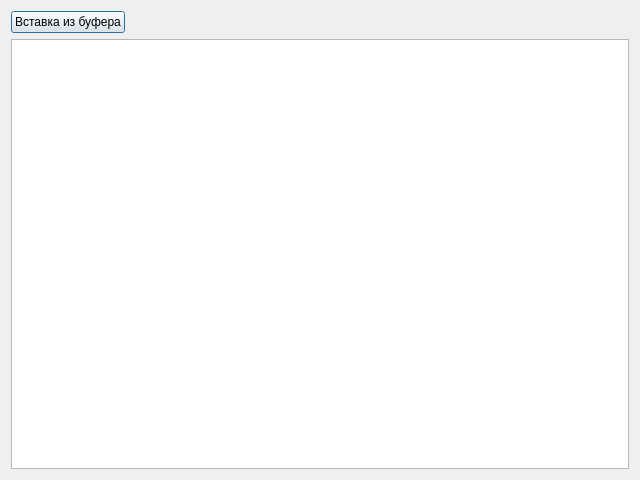
<?xml version="1.0" encoding="UTF-8"?>
<ui version="4.0">
 <class>StockBalance</class>
 <widget class="QDialog" name="StockBalance">
  <property name="geometry">
   <rect>
    <x>0</x>
    <y>0</y>
    <width>640</width>
    <height>480</height>
   </rect>
  </property>
  <property name="windowTitle">
   <string>Dialog</string>
  </property>
  <layout class="QGridLayout" name="gridLayout_2">
   <item row="0" column="0">
    <layout class="QGridLayout" name="gridLayout">
     <item row="0" column="0">
      <widget class="QPushButton" name="pbnInsert">
       <property name="text">
        <string>Вставка из буфера</string>
       </property>
      </widget>
     </item>
     <item row="0" column="1">
      <spacer name="horizontalSpacer">
       <property name="orientation">
        <enum>Qt::Horizontal</enum>
       </property>
       <property name="sizeHint" stdset="0">
        <size>
         <width>40</width>
         <height>20</height>
        </size>
       </property>
      </spacer>
     </item>
     <item row="1" column="0" colspan="2">
      <widget class="QTableView" name="tableView"/>
     </item>
    </layout>
   </item>
  </layout>
 </widget>
 <resources/>
 <connections/>
</ui>
